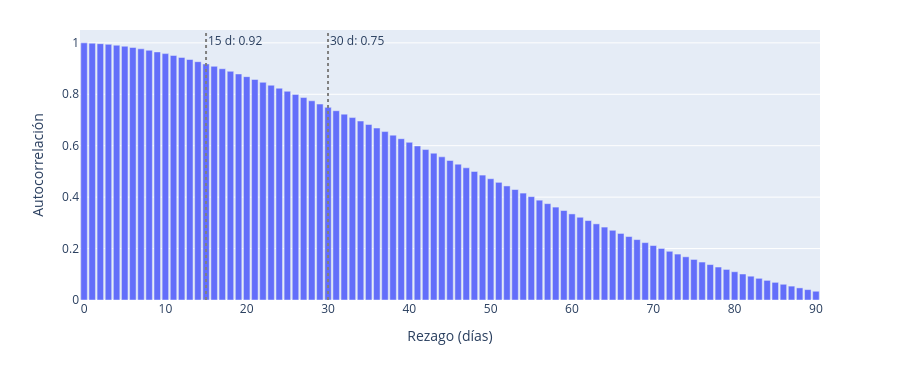

Here is the notebook cell this chart was saved with:
### Code cell
fig = px.bar(x=list(range(len(ac))), y=ac,
             labels={"x": "Rezago (días)", "y": "Autocorrelación"})
for k in (15, 30):
    fig.add_vline(x=k, line_dash="dot", line_color="gray",
                  annotation_text=f"{k} d: {ac[k]:.2f}")
fig.update_layout(height=380, margin=dict(t=30), yaxis_range=[0, 1.05])
fig

### Figure 1 — Plotly figure (JSON) as saved in the notebook; plotly's stock layout.template omitted (floating-point values rounded to 4 significant figures)
{"data": [{"hovertemplate": "Rezago (días)=%{x}<br>Autocorrelación=%{y}<extra></extra>", "legendgroup": "", "marker": {"color": "#636efa", "pattern": {"shape": ""}}, "name": "", "orientation": "v", "showlegend": false, "textposition": "auto", "type": "bar", "x": [0, 1, 2, 3, 4, 5, 6, 7, 8, 9, 10, 11, 12, 13, 14, 15, 16, 17, 18, 19, 20, 21, 22, 23, 24, 25, 26, 27, 28, 29, 30, 31, 32, 33, 34, 35, 36, 37, 38, 39, 40, 41, 42, 43, 44, 45, 46, 47, 48, 49, 50, 51, 52, 53, 54, 55, 56, 57, 58, 59, 60, 61, 62, 63, 64, 65, 66, 67, 68, 69, 70, 71, 72, 73, 74, 75, 76, 77, 78, 79, 80, 81, 82, 83, 84, 85, 86, 87, 88, 89, 90], "xaxis": "x", "y": [1.0, 0.9987, 0.9969, 0.9942, 0.9908, 0.9869, 0.9821, 0.9769, 0.9711, 0.9648, 0.9581, 0.9509, 0.9433, 0.9352, 0.9268, 0.918, 0.9088, 0.8993, 0.8894, 0.8791, 0.8686, 0.8577, 0.8466, 0.8352, 0.8236, 0.8117, 0.7996, 0.7873, 0.7747, 0.762, 0.7491, 0.736, 0.7228, 0.7095, 0.696, 0.6824, 0.6688, 0.655, 0.6411, 0.6272, 0.6132, 0.5992, 0.5851, 0.5709, 0.5567, 0.5425, 0.5283, 0.5141, 0.4999, 0.4858, 0.4717, 0.4576, 0.4436, 0.4296, 0.4157, 0.402, 0.3883, 0.3747, 0.3613, 0.348, 0.3348, 0.3218, 0.3089, 0.2961, 0.2836, 0.2711, 0.2589, 0.2468, 0.2349, 0.2232, 0.2118, 0.2005, 0.1894, 0.1786, 0.168, 0.1577, 0.1476, 0.1378, 0.1282, 0.1189, 0.1099, 0.1011, 0.09258, 0.08433, 0.07634, 0.06862, 0.06119, 0.05401, 0.0471, 0.04045, 0.03409], "yaxis": "y"}], "layout": {"annotations": [{"showarrow": false, "text": "15 d: 0.92", "x": 15, "xanchor": "left", "xref": "x", "y": 1, "yanchor": "top", "yref": "y domain"}, {"showarrow": false, "text": "30 d: 0.75", "x": 30, "xanchor": "left", "xref": "x", "y": 1, "yanchor": "top", "yref": "y domain"}], "barmode": "relative", "height": 380, "legend": {"tracegroupgap": 0}, "margin": {"t": 30}, "shapes": [{"line": {"color": "gray", "dash": "dot"}, "type": "line", "x0": 15, "x1": 15, "xref": "x", "y0": 0, "y1": 1, "yref": "y domain"}, {"line": {"color": "gray", "dash": "dot"}, "type": "line", "x0": 30, "x1": 30, "xref": "x", "y0": 0, "y1": 1, "yref": "y domain"}], "xaxis": {"anchor": "y", "domain": [0.0, 1.0], "title": {"text": "Rezago (días)"}}, "yaxis": {"anchor": "x", "domain": [0.0, 1.0], "range": [0, 1.05], "title": {"text": "Autocorrelación"}}}}
